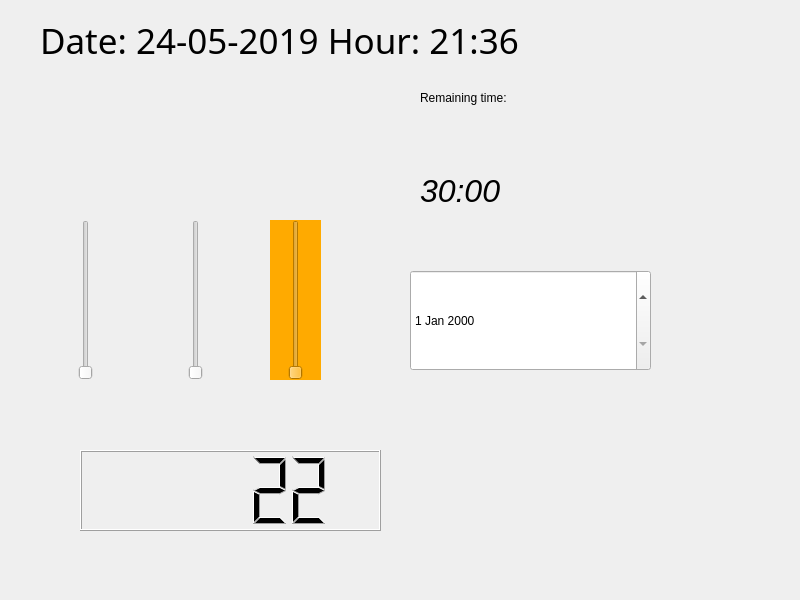
<?xml version="1.0" encoding="UTF-8"?>
<ui version="4.0">
 <class>Dialog</class>
 <widget class="QDialog" name="Dialog">
  <property name="geometry">
   <rect>
    <x>0</x>
    <y>0</y>
    <width>800</width>
    <height>600</height>
   </rect>
  </property>
  <property name="windowTitle">
   <string>Dialog</string>
  </property>
  <widget class="QLabel" name="label">
   <property name="geometry">
    <rect>
     <x>40</x>
     <y>20</y>
     <width>591</width>
     <height>41</height>
    </rect>
   </property>
   <property name="font">
    <font>
     <family>Oxygen Mono</family>
     <pointsize>26</pointsize>
    </font>
   </property>
   <property name="text">
    <string>Date: 24-05-2019 Hour: 21:36</string>
   </property>
  </widget>
  <widget class="QSlider" name="verticalSlider">
   <property name="geometry">
    <rect>
     <x>60</x>
     <y>220</y>
     <width>51</width>
     <height>160</height>
    </rect>
   </property>
   <property name="orientation">
    <enum>Qt::Vertical</enum>
   </property>
  </widget>
  <widget class="QSlider" name="verticalSlider_2">
   <property name="geometry">
    <rect>
     <x>170</x>
     <y>220</y>
     <width>51</width>
     <height>160</height>
    </rect>
   </property>
   <property name="orientation">
    <enum>Qt::Vertical</enum>
   </property>
  </widget>
  <widget class="QSlider" name="verticalSlider_3">
   <property name="geometry">
    <rect>
     <x>270</x>
     <y>220</y>
     <width>51</width>
     <height>160</height>
    </rect>
   </property>
   <property name="styleSheet">
    <string notr="true">background-color: rgb(255, 170, 0);</string>
   </property>
   <property name="orientation">
    <enum>Qt::Vertical</enum>
   </property>
  </widget>
  <widget class="QLabel" name="label_2">
   <property name="geometry">
    <rect>
     <x>40</x>
     <y>140</y>
     <width>81</width>
     <height>31</height>
    </rect>
   </property>
   <property name="text">
    <string/>
   </property>
   <property name="pixmap">
    <pixmap resource="new_res.qrc">:/newPrefix/Inicio_listo_800_600.png</pixmap>
   </property>
  </widget>
  <widget class="QLabel" name="label_3">
   <property name="geometry">
    <rect>
     <x>120</x>
     <y>100</y>
     <width>81</width>
     <height>31</height>
    </rect>
   </property>
   <property name="text">
    <string/>
   </property>
  </widget>
  <widget class="QLabel" name="label_4">
   <property name="geometry">
    <rect>
     <x>220</x>
     <y>100</y>
     <width>81</width>
     <height>31</height>
    </rect>
   </property>
   <property name="text">
    <string/>
   </property>
  </widget>
  <widget class="QLabel" name="label_5">
   <property name="geometry">
    <rect>
     <x>300</x>
     <y>130</y>
     <width>81</width>
     <height>31</height>
    </rect>
   </property>
   <property name="text">
    <string/>
   </property>
  </widget>
  <widget class="QLabel" name="label_6">
   <property name="geometry">
    <rect>
     <x>420</x>
     <y>130</y>
     <width>101</width>
     <height>121</height>
    </rect>
   </property>
   <property name="font">
    <font>
     <pointsize>24</pointsize>
     <italic>true</italic>
    </font>
   </property>
   <property name="text">
    <string>30:00</string>
   </property>
  </widget>
  <widget class="QLabel" name="label_7">
   <property name="geometry">
    <rect>
     <x>420</x>
     <y>90</y>
     <width>261</width>
     <height>16</height>
    </rect>
   </property>
   <property name="text">
    <string>Remaining time:</string>
   </property>
  </widget>
  <widget class="QDateEdit" name="dateEdit">
   <property name="geometry">
    <rect>
     <x>410</x>
     <y>270</y>
     <width>241</width>
     <height>101</height>
    </rect>
   </property>
  </widget>
  <widget class="QLCDNumber" name="lcdNumber">
   <property name="geometry">
    <rect>
     <x>80</x>
     <y>450</y>
     <width>301</width>
     <height>81</height>
    </rect>
   </property>
   <property name="intValue" stdset="0">
    <number>22</number>
   </property>
  </widget>
 </widget>
 <resources>
  <include location="new_res.qrc"/>
 </resources>
 <connections/>
</ui>
